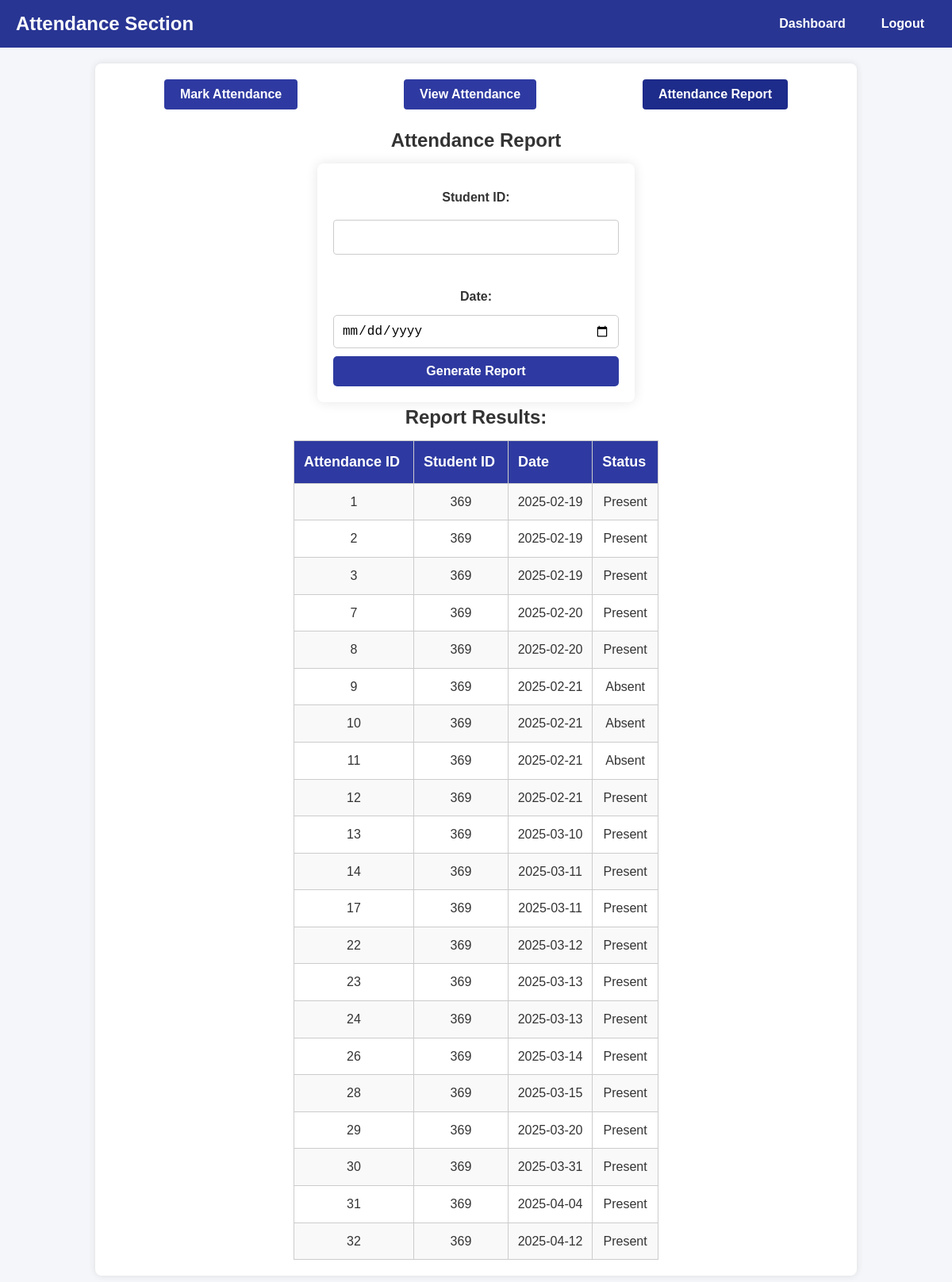
Page /attendance.php?studentid=369 on the committed database.
### tables this page shows
CREATE TABLE `attendance` (
  `attendanceid` int(11) NOT NULL,
  `studentid` varchar(20) NOT NULL,
  `date` varchar(20) NOT NULL,
  `status` varchar(20) NOT NULL
);

### attendance.php (the view, shortened to what this page needs)
<?php
include "dbconnect.php";
$active_tab = 'mark';
if ($_SERVER["REQUEST_METHOD"] == "GET" && (isset($_GET["studentid"]) || isset($_GET["date"]))) {
    $active_tab = 'report';
}
$report_result = null;
if ($_SERVER["REQUEST_METHOD"] == "GET" && (isset($_GET["studentid"]) || isset($_GET["date"]))) {
    $query = "SELECT * FROM attendance WHERE 1=1";
    if (!empty($_GET["studentid"])) {
        $studentid = mysqli_real_escape_string($conn, $_GET["studentid"]);
        $query .= " AND studentid = '$studentid'";
    }
    $report_result = mysqli_query($conn, $query);
}
?>
<!DOCTYPE html>
<html lang="en">
<head>
    <link rel="stylesheet" href="style.css">
</head>
<body>
    <div class="navbar">
        <h1>Attendance Section</h1>
        <ul>
            <li><a href="teacherdashboard.php">Dashboard</a></li>
            <li><a href="logout.php">Logout</a></li>
        </ul>
    </div>
    <div class="attendance-container">
        <div class="tabs">
            <button class="tablink <?php echo $active_tab === 'mark' ? 'active' : ''; ?>" onclick="openTab(event, 'mark')">Mark Attendance</button>
            <button class="tablink <?php echo $active_tab === 'view' ? 'active' : ''; ?>" onclick="openTab(event, 'view')">View Attendance</button>
            <button class="tablink <?php echo $active_tab === 'report' ? 'active' : ''; ?>" onclick="openTab(event, 'report')">Attendance Report</button>
        </div>
        <div id="report" class="tabcontent" style="<?php echo $active_tab === 'report' ? '' : 'display:none;'; ?>">
            <h2>Attendance Report</h2>
            <form action="attendance.php" method="GET">
                <label for="studentid">Student ID:</label>
                <input type="text" name="studentid">
                <label for="date">Date:</label>
                <input type="date" name="date">
                <button type="submit">Generate Report</button>
            </form>
            <?php if ($report_result && mysqli_num_rows($report_result) > 0): ?>
                <h3>Report Results:</h3>
                <table border="1">
                    <tr>
                        <th>Attendance ID</th>
                        <th>Student ID</th>
                        <th>Date</th>
                        <th>Status</th>
                    </tr>
                    <?php while ($row = mysqli_fetch_assoc($report_result)): ?>
                        <tr>
                            <td><?php echo htmlspecialchars($row['attendanceid']); ?></td>
                            <td><?php echo htmlspecialchars($row['studentid']); ?></td>
                            <td><?php echo htmlspecialchars($row['date']); ?></td>
                            <td><?php echo htmlspecialchars($row['status']); ?></td>
                        </tr>
                    <?php endwhile; ?>
                </table>
            <?php else: ?>
                <p>No attendance records found.</p>
            <?php endif; ?>
        </div>
    </div>
</body>
</html>

### style.css (style rules this page uses)
* { margin: 0; padding: 0; box-sizing: border-box; }
body { font-family: 'Segoe UI', Tahoma, Geneva, Verdana, sans-serif; background-color: #f0f2f5; color: #333; line-height: 1.6; }
.navbar { background-color: #2e3aa1; color: white; padding: 15px; display: flex; justify-content: space-between; align-items: center; height: 60px; }
table { width: 100%; max-width: 800px; border-collapse: collapse; background-color: white; }
th { background-color: #2e3aa1; color: white; }
tr:nth-child(even) { background-color: #f9f9f9; }
form { max-width: 600px; margin: 0 auto; text-align: center; margin-top: 200px; }
form input[type="text"], form input[type="password"], form input[type="email"] { width: 100%; padding: 12px; margin-bottom: 20px; border: 1px solid #ccc; border-radius: 4px; }
form button { width: 100%; padding: 12px; background-color: #3f51b5; color: #fff; border: none; border-radius: 4px; font-size: 1.1em; cursor: pointer; transition: background-color 0.3s; }
.navbar h1 { font-size: 1.8em; margin: 0; }
.navbar ul { list-style: none; margin: 0; padding: 0; }
.navbar ul li { display: inline; }
.navbar ul li a { color: white; text-decoration: none; font-size: 16px; font-weight: bold; padding: 10px 15px; border-radius: 4px; transition: background-color 0.3s; }
body { font-family: Arial, sans-serif; background-color: #f2f3f7; margin: 0; padding: 0; }
.navbar { background-color: #2e3aa1; color: white; padding: 15px; display: flex; justify-content: space-between; align-items: center; }
.navbar h1 { margin: 0; font-size: 22px; }
.navbar ul { list-style-type: none; margin: 0; padding: 0; display: flex; }
.navbar ul li { margin-left: 15px; }
.navbar ul li a { text-decoration: none; color: white; font-weight: bold; padding: 8px 15px; border-radius: 4px; transition: 0.3s; }
.attendance-container { width: 80%; margin: 20px auto; background-color: white; padding: 20px; box-shadow: 0px 0px 10px rgba(0, 0, 0, 0.1); border-radius: 8px; }
.tabs { display: flex; justify-content: space-around; margin-bottom: 15px; }
.tablink { background-color: #2e3aa1; color: white; padding: 10px 20px; font-size: 16px; font-weight: bold; border: none; border-radius: 4px; cursor: pointer; transition: background 0.3s; }
.tablink:hover, .tablink.active { background-color: #1d2b8a; }
form { display: flex; flex-direction: column; gap: 10px; max-width: 400px; }
label { font-weight: bold; }
input, select { padding: 8px; border: 1px solid #ccc; border-radius: 5px; font-size: 14px; }
button[type="submit"] { background-color: #2e3aa1; color: white; padding: 10px 20px; font-size: 16px; font-weight: bold; border: none; border-radius: 5px; cursor: pointer; transition: background 0.3s; }
table { width: 100%; border-collapse: collapse; margin-top: 10px; }
table { width: 80%; border-collapse: collapse; background-color: white; }
th { background-color: #2e3aa1; color: white; padding: 10px; }
body { text-align: center; font-family: Arial, sans-serif; }
form { margin-bottom: 15px; }
input, button { padding: 10px; font-size: 16px; }
button { background: #2e3aa1; color: white; border: none; border-radius: 5px; cursor: pointer; }
table { width: 50%; border-collapse: collapse; background-color: white; text-align: center; margin: auto; }
th { background-color: #2e3aa1; color: white; padding: 12px; font-size: 18px; }
h2, h3 { text-align: center; font-size: 24px; font-weight: bold; margin-bottom: 10px; }
body { font-family: Arial, sans-serif; background-color: #f5f5f5; margin: 0; padding: 0; }
.navbar { background-color: #283593; overflow: hidden; padding: 10px 20px; color: white; text-align: left; }
.navbar h1 { display: inline-block; margin: 0; font-size: 24px; }
.navbar ul { float: right; list-style-type: none; margin: 0; padding: 0; }
.navbar li { display: inline; margin-left: 20px; }
.navbar a { color: white; text-decoration: none; padding: 5px 10px; }
h2 { text-align: center; margin-top: 20px; color: #333; }
form { width: 400px; margin: auto; background: #ffffff; padding: 20px; border-radius: 8px; box-shadow: 0 0 15px rgba(0, 0, 0, 0.1); }
label { font-weight: bold; display: block; margin-top: 10px; }
input[type="text"], input[type="number"], select, input[type="submit"] { width: 100%; padding: 12px; margin-top: 5px; margin-bottom: 15px; border-radius: 5px; border: 1px solid #ccc; }
body { margin: 0; padding: 0; font-family: 'Arial', sans-serif; background-color: #f4f6f9; color: #333; }

### rows in the picture
attendance: attendanceid "1", studentid "369", date "2025-02-19", status "Present"
attendance: attendanceid "2", studentid "369", date "2025-02-19", status "Present"
attendance: attendanceid "3", studentid "369", date "2025-02-19", status "Present"
attendance: attendanceid "7", studentid "369", date "2025-02-20", status "Present"
attendance: attendanceid "8", studentid "369", date "2025-02-20", status "Present"
attendance: attendanceid "9", studentid "369", date "2025-02-21", status "Absent"
attendance: attendanceid "10", studentid "369", date "2025-02-21", status "Absent"
attendance: attendanceid "11", studentid "369", date "2025-02-21", status "Absent"
attendance: attendanceid "12", studentid "369", date "2025-02-21", status "Present"
attendance: attendanceid "13", studentid "369", date "2025-03-10", status "Present"
attendance: attendanceid "14", studentid "369", date "2025-03-11", status "Present"
attendance: attendanceid "17", studentid "369", date "2025-03-11", status "Present"
attendance: attendanceid "22", studentid "369", date "2025-03-12", status "Present"
attendance: attendanceid "23", studentid "369", date "2025-03-13", status "Present"
attendance: attendanceid "24", studentid "369", date "2025-03-13", status "Present"
attendance: attendanceid "26", studentid "369", date "2025-03-14", status "Present"
attendance: attendanceid "28", studentid "369", date "2025-03-15", status "Present"
attendance: attendanceid "29", studentid "369", date "2025-03-20", status "Present"
attendance: attendanceid "30", studentid "369", date "2025-03-31", status "Present"
attendance: attendanceid "31", studentid "369", date "2025-04-04", status "Present"
attendance: attendanceid "32", studentid "369", date "2025-04-12", status "Present"
